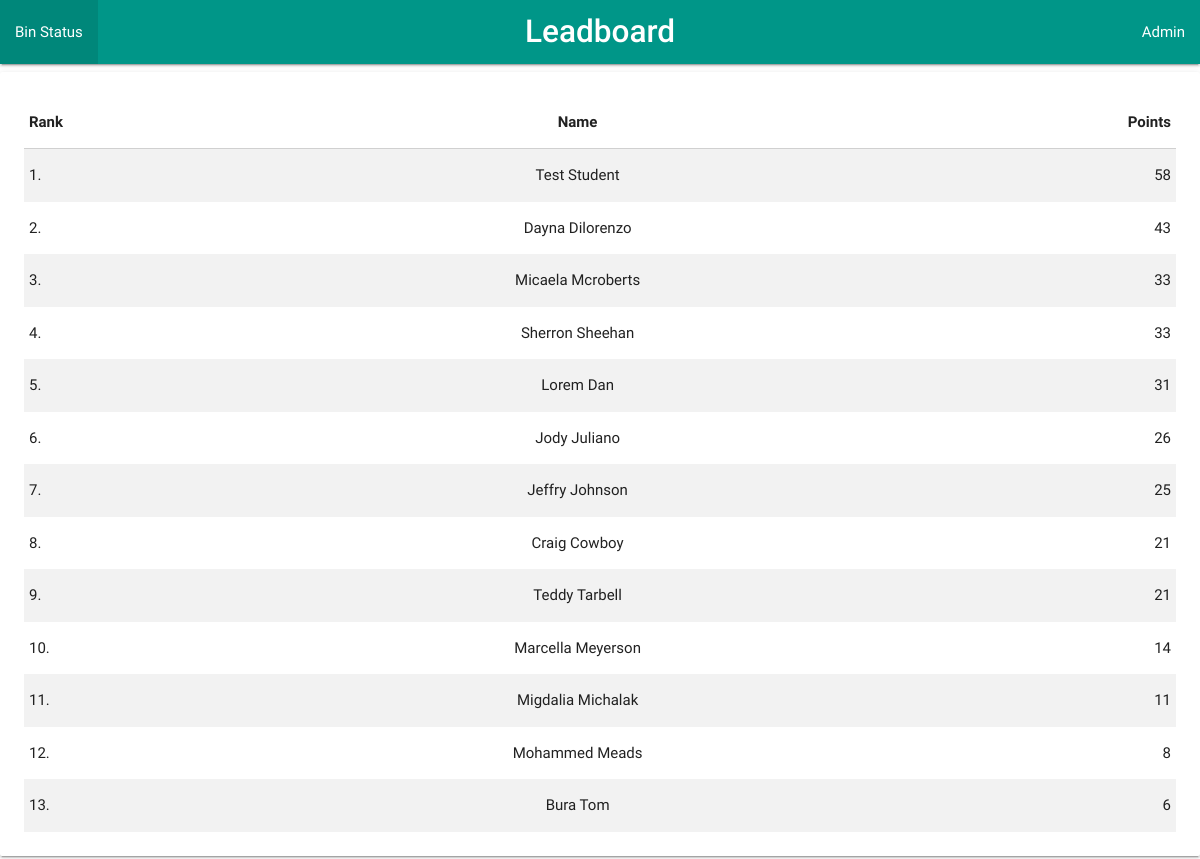
/bin/scoreboard/, run on an earlier commit of the app's database.
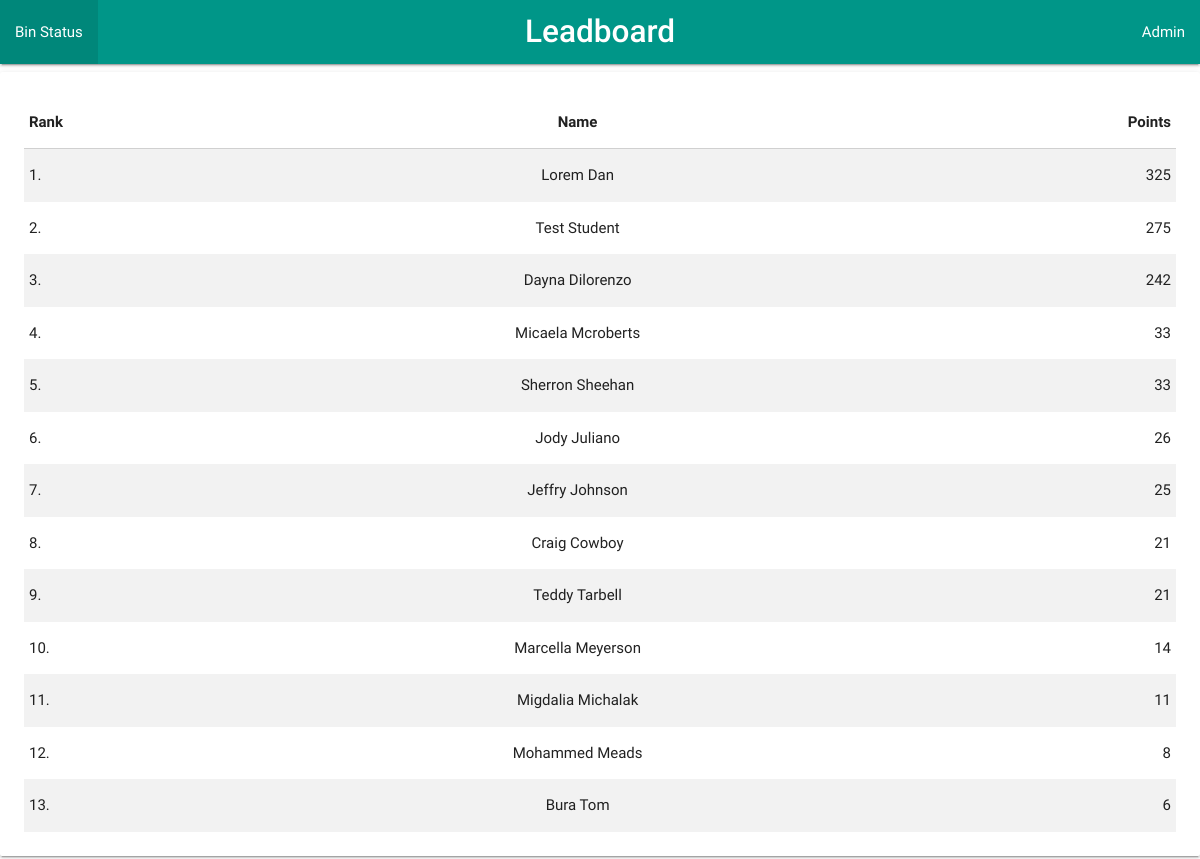
And on a later commit of the database.
### bin/models.py (models this page shows, shortened)
class Student(models.Model):
    full_name = models.CharField(max_length=250, default='')
    score = models.IntegerField(default=0)
    last_ts = models.IntegerField(default=0)
    current_ts = models.IntegerField(default=0)
    gender = models.CharField(max_length=10, default='')
    prof_img = models.CharField(max_length=250, default='')
    id_num = models.CharField(max_length=250, default='')

### bin/views.py (the view)
# urls.py: path('scoreboard/', views.scoreboard),
def scoreboard(request):
	scanned_id = CurrentId.objects.all().filter(pk=1)[0]
	print('verify_id_ts', verify_id_ts())
	score = ArduScore.objects.all().filter(pk=1)[0]
	score = score.score
	scanned_id = scanned_id.id_num
	if verify_id_ts():
		if score != 0 and score > 1:
			msg = 'Congratulations, you have scored ' + str(score) + ' points!'
		elif score == 1:
			msg = msg = 'Congratulations, you have scored 1 point!'
		else:
			msg = 'You have scored 0 points!'
	else:
		msg = ''
	stdt = Student.objects.filter(id_num=scanned_id)[0]
	priv_score = stdt.score
	print('Priv Score', priv_score)
	if verify_id_ts():
		Student.objects.filter(id_num=scanned_id).update(score=score+priv_score)
	all_stds = Student.objects.all().order_by('-score')
	args={'all_stds': all_stds, 'msg': msg,}
	print(scanned_id, score)
	return render(request, 'bin/scoreboard.html', args)

### bin/views.py (called while the page is built)
def verify_id_ts():
	scanned_id_ts_obj = CurrentId.objects.all().filter(pk=1)[0]
	scanned_id_ts = scanned_id_ts_obj.current_ts
	time_diff = int(time.time()) - scanned_id_ts
	print('c_ts - scanned_id_ts', time_diff)
	return time_diff < 15

### bin/templates/bin/scoreboard.html (shortened to what this page needs)
{% extends 'bin/base.html' %}
{% load static %}
{% block content %}
            <div class="card-panel">
                <table class="striped highlight">
                    <thead>
                        <tr>
                            <th class="left">Rank</th>
                            <th class="center">Name</th>
                            <th class="right">Points</th>
                        </tr>
                    </thead>
                    <tbody>
                    	{% for i in all_stds %}
                        <tr>
                            <td class="left">{{forloop.counter}}.</td>
                            <td class="center">{{i.full_name}}</td>
                            <td class="right">{{i.score}}</td>
                        </tr>
                        {% endfor %}
                    </tbody>
                    </table>
            </div>
{% endblock content %}

### bin/templates/bin/base.html (shortened to what this page needs)
{% load static %}
<!DOCTYPE html>
<html>
<head>
    <link rel="stylesheet" type="text/css" href="{% static "bin/css/material-icons.css" %}" media="screen,projection" />
    <link rel="stylesheet" type="text/css" href="{% static "bin/css/materialize.min.css" %}"  media="screen,projection" />
    <link rel="stylesheet" href="{% static "bin/css/jquery.lineProgressbar.min.css" %}">
</head>
<body>
        <nav>
            <div class="nav-wrapper teal">
                <a href="http://46.101.144.34:9000/bin/scoreboard/" class="brand-logo center"><strong>Leadboard</strong></a>
                <ul id="nav-mobile" class="right">
                    <li>
                    <a href="/admin/">Admin</a>
                    </li>
                </ul>
                <ul id="nav-mobile" class="left">
                    <li>
                    <a class="modal-trigger" href="http://46.101.144.34:9000/bin/bin_stat/">Bin Status</a>
                    </li>
                </ul>
            </div>
        </nav>
    {% block content %}
    {% endblock content %}
</body>
</html>

What changed in the data, as far as the page shows it:
changed Student "Lorem Dan": score "31" → "325"; moves up the list
changed Student "Test Student": score "58" → "275"
changed Student "Dayna Dilorenzo": score "43" → "242"
